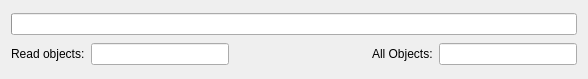
<?xml version="1.0" encoding="UTF-8"?>
<ui version="4.0">
 <class>qInitHisEventsProcessDlg</class>
 <widget class="QDialog" name="qInitHisEventsProcessDlg">
  <property name="geometry">
   <rect>
    <x>0</x>
    <y>0</y>
    <width>588</width>
    <height>79</height>
   </rect>
  </property>
  <property name="windowTitle">
   <string>InitHistoryEventsProcess</string>
  </property>
  <layout class="QGridLayout">
   <item row="0" column="0">
    <widget class="QProgressBar" name="m_ProgressBarEvents">
     <property name="percentageVisible">
      <bool>true</bool>
     </property>
    </widget>
   </item>
   <item row="1" column="0">
    <layout class="QHBoxLayout">
     <item>
      <widget class="QLabel" name="textLabel1">
       <property name="text">
        <string>Read objects:</string>
       </property>
       <property name="wordWrap">
        <bool>false</bool>
       </property>
      </widget>
     </item>
     <item>
      <widget class="QLineEdit" name="m_LineEditReadObject">
       <property name="readOnly">
        <bool>true</bool>
       </property>
      </widget>
     </item>
     <item>
      <spacer name="spacer1">
       <property name="orientation">
        <enum>Qt::Horizontal</enum>
       </property>
       <property name="sizeType">
        <enum>QSizePolicy::Expanding</enum>
       </property>
       <property name="sizeHint" stdset="0">
        <size>
         <width>21</width>
         <height>20</height>
        </size>
       </property>
      </spacer>
     </item>
     <item>
      <widget class="QLabel" name="textLabel1_2">
       <property name="text">
        <string>All Objects:</string>
       </property>
       <property name="wordWrap">
        <bool>false</bool>
       </property>
      </widget>
     </item>
     <item>
      <widget class="QLineEdit" name="m_LineEditAllObject">
       <property name="readOnly">
        <bool>true</bool>
       </property>
      </widget>
     </item>
    </layout>
   </item>
  </layout>
 </widget>
 <layoutdefault spacing="6" margin="11"/>
 <pixmapfunction>qPixmapFromMimeSource</pixmapfunction>
 <customwidgets>
  <customwidget>
   <class>QProgressBar</class>
   <extends>QFrame</extends>
   <header>Qt3Support/QProgressBar</header>
  </customwidget>
 </customwidgets>
 <resources/>
 <connections/>
</ui>
